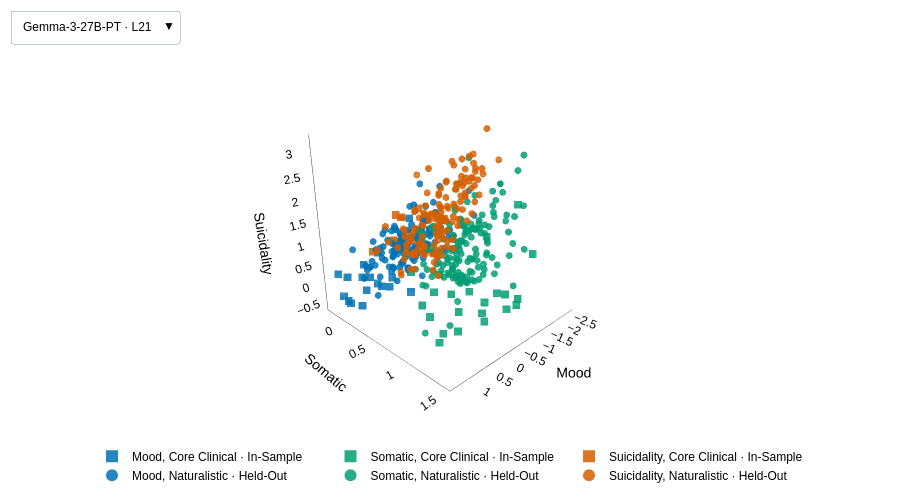

Notebook cell for this chart:
### Code cell
# Paper Figure 5 (85's Fig. 4) per model: passages in the three-dimensional symptom subspace.
fig_3d = go.Figure()
n_traces_3d = 2 * len(SYMPTOMS)  # 6 traces per model (2 corpora x 3 symptoms)

for k, mdl in enumerate(models):
    coef = downstream[mdl]['coef']
    for corpus, (corpus_label, symbol, text_dir) in SUBSPACE_CORPUS.items():
        for s in SYMPTOMS:
            g = coef[(coef['corpus'] == corpus) & (coef['clinician_annotation'] == s)]
            vis = k == 0  # the first model shows; the dropdown selects the others
            fig_3d.add_trace(go.Scatter3d(
                x=g['mood'], y=g['somatic'], z=g['suicidality'], mode='markers', visible=vis,
                name=f"{s.capitalize()}, {corpus_label}",
                marker=dict(size=4, color=SYMPTOM_COLOR[s], symbol=symbol, opacity=0.85, line=dict(width=0)),
                customdata=[[t, passage(t, text_dir)] for t in g.index],
                hovertemplate='%{customdata[0]}<br>β mood %{x:.2f} · somatic %{y:.2f} · '
                              'suicidality %{z:.2f}<br>%{customdata[1]}<extra></extra>'))

# Visibility lists for the dropdown: both corpora of the selected model show
def make_vis_3d(model_idx):
    vis = []
    for k in range(len(models)):
        for corpus in SUBSPACE_CORPUS:
            for _ in SYMPTOMS:
                vis.append(k == model_idx)
    return vis

buttons_3d = [dict(label=f"{display_name(mdl)} · L{int(operating.loc[mdl, 'layer'])}", method='update',
                   args=[{'visible': make_vis_3d(k)}])
              for k, mdl in enumerate(models)]

SCENE_AXIS = dict(backgroundcolor='rgba(0,0,0,0)', gridcolor='rgba(200,200,200,0.3)',
                  zerolinecolor='rgba(150,150,150,0.4)', linecolor='black', linewidth=0.75,
                  title_font=TITLE, tickfont=TICK)
fig_3d.update_layout(
    template='plotly_white', font=FONT, height=500,
    margin=dict(l=10, r=10, t=10, b=10),
    updatemenus=[dict(buttons=buttons_3d, direction='down', x=0, xanchor='left', y=1.02, yanchor='bottom',
                      font=TICK, showactive=True)],
    legend=dict(orientation='h', x=0.5, xanchor='center', y=-0.02, yanchor='top',
                font=TICK, itemsizing='constant'),
    # Close enough to fill the frame, far enough that every point and all three axis titles show
    scene=dict(camera=dict(eye=dict(x=1.66, y=1.66, z=0.85), center=dict(x=0, y=0, z=-0.08)),
               aspectmode='cube',
               xaxis=dict(title_text='Mood', **SCENE_AXIS),
               yaxis=dict(title_text='Somatic', **SCENE_AXIS),
               zaxis=dict(title_text='Suicidality', **SCENE_AXIS)),
)

fig_3d.show()
